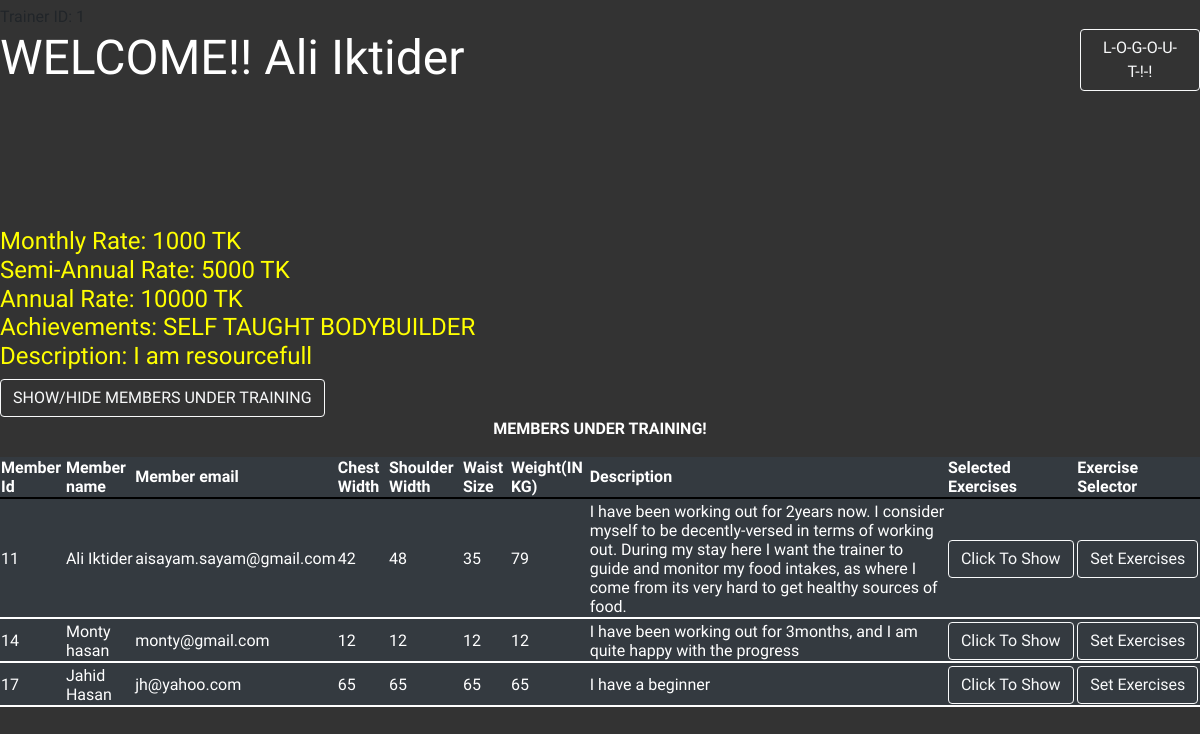
/trainer_profile.php (signed in), run on the app's committed database.
### tables this page shows
CREATE TABLE `trainers` (
  `T_id` int(11) NOT NULL,
  `T_Fname` varchar(50) NOT NULL,
  `T_Lname` varchar(50) NOT NULL,
  `T_email` varchar(50) NOT NULL,
  `T_pass` varchar(50) NOT NULL,
  `T_desc` varchar(1000) NOT NULL,
  `T_monrate` int(11) NOT NULL,
  `T_semirate` int(11) NOT NULL,
  `T_anrate` int(11) NOT NULL,
  `T_photo` varchar(500) NOT NULL,
  `T_achievements` varchar(1000) DEFAULT NULL,
  `M_id` int(11) DEFAULT NULL,
  `E_id` int(11) DEFAULT NULL
);

CREATE TABLE `mjt` (
  `M_id` int(11) NOT NULL,
  `T_id` int(11) NOT NULL
);

CREATE TABLE `members` (
  `M_id` int(11) NOT NULL,
  `M_Fname` varchar(50) NOT NULL,
  `M_Lname` varchar(50) NOT NULL,
  `M_email` varchar(50) NOT NULL,
  `M_pass` varchar(50) NOT NULL,
  `M_photo` varchar(500) DEFAULT NULL,
  `M_chest` int(11) NOT NULL,
  `M_shoulder` int(11) NOT NULL,
  `M_waist` int(11) NOT NULL,
  `M_desc` varchar(1000) NOT NULL,
  `T_id` int(11) DEFAULT NULL,
  `E_id` int(11) DEFAULT NULL,
  `M_weight` int(11) DEFAULT NULL
);

### trainer_profile.php (the view, shortened to what this page needs)
<?php
$fname= $_SESSION["fname"];
$email = $_SESSION["email"];
			try{
                $conn=new PDO("mysql:host=localhost;dbname=gym_database;",'root','');
                $conn->setAttribute(PDO::ATTR_ERRMODE, PDO::ERRMODE_EXCEPTION);
            }
            catch(PDOException $e){
                echo "<script>window.alert('connection error');</script>";
            }
?>
<!DOCTYPE html>
<html>
<head>
	<link rel="stylesheet" href="bootstrap-4.3.1-dist/css/bootstrap.min.css">
	<link href="trainer_profile.css" rel="stylesheet">
</head>
<body>
	<main>
		<div class="container h-100">
			<div class="outer">
				<div class="details">
						<?php
						$sqlquery="SELECT * from trainers where T_Fname= '".$fname."' and T_email= '".$email."' ";
                		$object = $conn->query($sqlquery);
                		if ($object->rowCount() == 0 ) {
                			echo "<h4>no data found!!</h4>";
                		}
                		else
                		{
                			$data=$object->fetchAll();
                			foreach ($data as $row) {
                				?>
                					<div>
                					<span id="left">
                					<h2>
									WELCOME!! <?php echo " ".$row[1]." ".$row[2]." "?>
									</h2>
									</span>
									<span id="right">
									<a  class="btn btn-outline-light btg-lg" href="logout.php">L-O-G-O-U-T-!-!</a>
									</span>
								</div>
									<div class="serverinfo">
										<br>
										<br>
									<h4 style="color: yellow;">
										Monthly Rate: <?php echo $row[6] ?> TK<br>
										Semi-Annual Rate: <?php echo $row[7] ?> TK <br>
										Annual Rate: <?php echo $row[8] ?> TK <br>
										Achievements: <?php echo $row[10] ?> <br>
										Description: <?php echo $row[5] ?> <br>
									</h4></div>
                				<?php
                			}
                		}
						?>
				</div>
				<input type="button" style="align-self: center;" class="btn btn-outline-light btg-lg"  name="show" value="SHOW/HIDE MEMBERS UNDER TRAINING" onclick="showMembers();">
				<div id="membertable" class="table-responsive">
						<div id="desc" style="text-align: center; color: white;">
							<p><b>MEMBERS UNDER TRAINING!</b></p>
							<table class="table-dark" style=" width: 100%">
								<thead style="border-bottom: 2px solid black;">
									<tr>
										<th scope="col">Member Id</th>
										<th scope="col">Member name</th>
										<th scope="col">Member email</th>
										<th scope="col">Chest Width</th>
										<th scope="col">Shoulder Width</th>
										<th scope="col">Waist Size</th>
										<th scope="col">Weight(IN KG)</th>
										<th scope="col">Description</th>
										<th scope="col">Selected Exercises</th>
										<th scope="col">Exercise Selector</th>
									</tr>
								</thead>
								<tbody class="table-dark">
									<?php
									$sql="SELECT * FROM members,trainers,mjt WHERE trainers.T_id=mjt.T_id AND members.M_id=mjt.M_id AND trainers.T_Fname='".$fname."' AND trainers.T_email='".$email."' Group by mjt.M_id ";
									$object1= $conn->query($sql);
									if ($object1->rowCount() == 0) {
										?>
										<tr>
											<td colspan="10" style="text-align: center;">!!! NO MEMBERS UNDER TRAINING YET !!!</td>
										</tr>
										<?php
									}
									else
									{
										$table= $object1->fetchAll();
										foreach ($table as $key) {
											?>
											<th scope="row"> </th>
											<tr style=" border-bottom: 2px solid white;">
												<td><?php echo $key[0] ?></td>
												<td><?php echo " ".$key[1]." ".$key[2]." "?></td>
												<td><?php echo $key[3] ?></td>
												<td><?php echo $key[6] ?></td>
												<td><?php echo $key[7] ?></td>
												<td><?php echo $key[8] ?></td>
												<td><?php echo $key[12] ?></td>
												<td><?php echo $key[9] ?></td>
												<td>
													<input type="button" class="btn btn-outline-light btg-lg" name="showEx" data-toggle="modal" data-target="#selectedExercisesModal" value="Click To Show" onclick="showSelectedEx(<?php echo $key[0]?>);">
												</td>
												<td>
													<input type="button" class="btn btn-outline-light btg-lg" name="setEx" data-toggle="modal" data-target="#myModal" value="Set Exercises" onclick="selectEx(<?php echo $key[0] ?>);" >
												</td>
											</tr>
											<?php
										}
									}
									?>
								</tbody>
							</table>
						</div>
					</div>
			</div>
		</div>
	</main>
</body>
</html>

### trainer_profile.css (style rules this page uses)
body { margin: 0; padding:0; font-family: 'Exo', sans-serif; position: absolute; left: 0; top: 0; width: 100%; height: 100%; animation: animate 16s ease-in-out infinite; background-size: cover; background-repeat: no-repeat; background-attachment: fixed; overflow: hidden; }
.outer { position: fixed; left: 0; top: 0; width: 100%; height: 100%; background: rgba(0,0,0,0.8); overflow: auto; }
.details { margin-top: 5px; }
.details h2 { font-size: 3em; color: white; }
#left { margin-top: 0%; float: left; padding: 0%; width:40%; display:inline-block; }
#right { margin-top: 0%; float: right; padding-top: 0%; width:10%; }
.serverinfo { padding-top: 150px; }

### data on the page
trainers: T_Fname "Ali", T_Lname "Iktider", T_monrate "1000", T_semirate "5000", T_anrate "10000", T_achievements "SELF TAUGHT BODYBUILDER", T_desc "I am resourcefull"
mjt: M_id.M_id "11", M_id.M_Fname "Ali", M_id.M_Lname "Iktider", M_id.M_email "aisayam.sayam@gmail.com", M_id.M_chest "42", M_id.M_shoulder "48", M_id.M_waist "35", M_id.M_weight "79", M_id.M_desc "I have been working out for 2years now. I consider myself to be decently-versed in terms of working out. During my stay here I want the trainer to guide and monitor my food intakes, as where I come from its very hard to get healthy sources of food."
mjt: M_id.M_id "14", M_id.M_Fname "Monty", M_id.M_Lname "hasan", M_id.M_email "monty@gmail.com", M_id.M_chest "12", M_id.M_shoulder "12", M_id.M_waist "12", M_id.M_weight "12", M_id.M_desc "I have been working out for 3months, and I am quite happy with the progress"
mjt: M_id.M_id "17", M_id.M_Fname "Jahid", M_id.M_Lname "Hasan", M_id.M_email "jh@yahoo.com", M_id.M_chest "65", M_id.M_shoulder "65", M_id.M_waist "65", M_id.M_weight "65", M_id.M_desc "I have a beginner"
